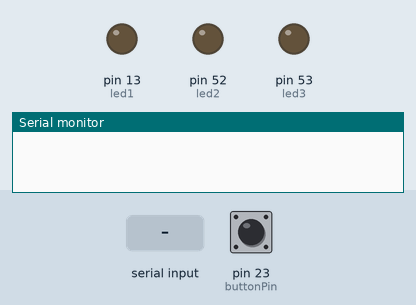
A sketch run on a simulated Arduino Mega 2560, built with avr-gcc and run on an emulated ATmega2560. On the bench: output pins drawn as LEDs (lit = HIGH), the last lines printed to the serial monitor. The inputs (shaded band) are chosen by the test bench; at power-on: pin 23 (buttonPin) HIGH.

Above: at 1.2 s.
1.3 s: "1" received over Serial
At 2.6 s:
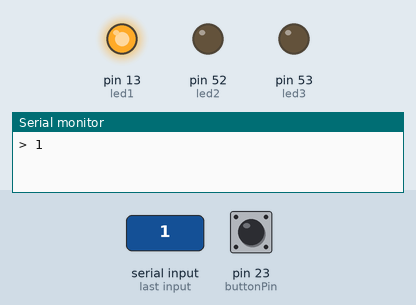
3.6 s: "2" received over Serial
At 5.4 s:
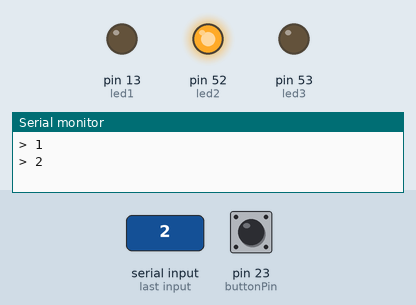
5.7 s: "3" received over Serial
At 7.0 s:
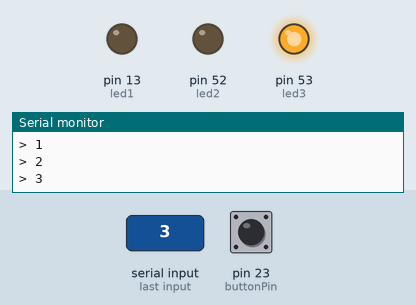
10.3 s: "0" received over Serial
At 11.4 s:
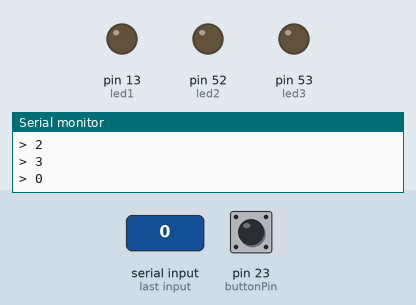
Timing chart, 0 to 13.0 s (numbered marks = the images above; inputs shaded):
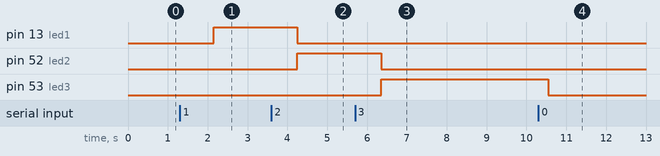

Measured:
- after the input at 1.3 s, pin 13 (led1): LOW → HIGH after 0.85 s
- after the input at 3.6 s, pin 13 (led1): HIGH → LOW after 0.65 s; pin 52 (led2): LOW → HIGH after 0.65 s
- after the input at 5.7 s, pin 52 (led2): HIGH → LOW after 0.65 s; pin 53 (led3): LOW → HIGH after 0.65 s
- after the input at 10.3 s, pin 53 (led3): HIGH → LOW after 0.25 s

The sketch:

hyoi_1.ino
```cpp
char a;
int led1 = 13;
int led2 = 52;
int led3 = 53;

int buttonPin = 23;
int btn_val = 0;
int btn_change = 0;

int counter = 0;
void setup()
{
  pinMode(buttonPin, INPUT_PULLUP);
  pinMode(led1,OUTPUT);
  pinMode(led2,OUTPUT);
  pinMode(led3,OUTPUT);
  Serial.begin(115200);
}


void loop()
{

  if ((!digitalRead(buttonPin)) != btn_val)
  {
    btn_val = (!digitalRead(buttonPin));

    if (btn_val == 1) {
      Serial.println("9");
    }
  }
  delay(50);
  led();
/*
            if(buttonState = HIGH){
              delay(10000);
              Serial.print ("9");
              Serial.println();
              Serial.end();
           }
             if(buttonState = LOW)
            {
             Serial.print ("1");
             Serial.println();
             }
               Serial.end();
*/
}

void led ()
{
  if(Serial.available()>0)
    {
      a=Serial.read();
      Serial.print ("> ");
      Serial.write (a);
      Serial.println();
      if(a=='1')
      {
        digitalWrite(led1,HIGH);
        digitalWrite(led2,LOW);
        digitalWrite(led3,LOW);
      }
      else if(a=='2')
      {
        digitalWrite(led1,LOW);
        digitalWrite(led2,HIGH);
        digitalWrite(led3,LOW);
      }
      else if(a=='3')
      {
        digitalWrite(led1,LOW);
        digitalWrite(led2,LOW);
        digitalWrite(led3,HIGH);
      }
      else
      {
        digitalWrite(led1,LOW);
        digitalWrite(led2,LOW);
        digitalWrite(led3,LOW);
      }
    }
    delay(1000);
}
```
